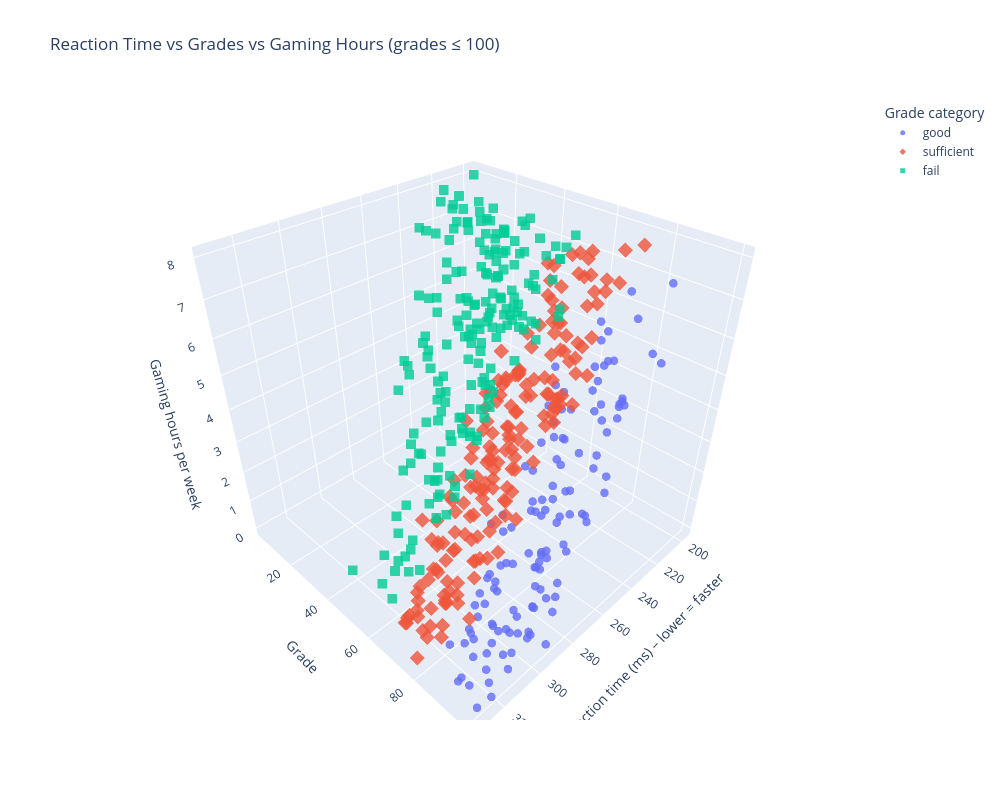

The code cell stored with this chart in its notebook:
### Markdown cell above
## Gaming and response time

Spending more time gaming will reduce grades, but may improve response times which in turn will improve eduaction performance.

### Code cell
#| class: col-page-right

%run plots/gaming_stats_3d.ipynb

### Figure 1 — Plotly figure (JSON) as saved in the notebook; plotly's stock layout.template omitted (floating-point values rounded to 4 significant figures; data arrays with more than 128 entries replaced by an {"elided": "..."} marker saying what was removed)
{"data": [{"customdata": {"elided": "126x5 mixed values"}, "hovertemplate": "grade_category=%{customdata[4]}<br>reaction_time_ms=%{x}<br>grades=%{y}<br>gaming_hours=%{z}<br>student_id=%{customdata[0]}<br>age=%{customdata[1]}<br>gender=%{customdata[2]}<br>study_hours=%{customdata[3]}<extra></extra>", "legendgroup": "good", "marker": {"color": "#636efa", "opacity": 0.8, "size": 5, "symbol": "circle"}, "mode": "markers", "name": "good", "scene": "scene", "showlegend": true, "type": "scatter3d", "x": [255.5, 269.7, 248.8, 258.2, 304.4, 257.1, 262.1, 258.6, 275.4, 297.7, 263.1, 325.0, 271.8, 293.4, 290.9, 252.5, 314.3, 296.1, 280.6, 263.5, 324.1, 285.4, 256.9, 287.5, 293.8, 278.0, 291.0, 293.1, 221.1, 268.2, 266.6, 248.5, 299.8, 289.9, 310.6, 292.2, 302.1, 309.5, 322.7, 303.3, 318.2, 242.1, 285.0, 266.6, 293.7, 277.0, 314.0, 302.2, 317.1, 251.0, 278.6, 303.6, 257.7, 302.0, 329.5, 304.9, 282.1, 309.2, 244.8, 297.6, 321.8, 273.2, 280.8, 244.1, 261.5, 226.8, 324.9, 245.3, 309.2, 258.6, 253.6, 309.9, 274.4, 271.9, 310.7, 286.7, 289.8, 289.9, 296.3, 305.8, 238.0, 284.3, 331.3, 239.8, 266.6, 300.8, 241.1, 286.7, 268.8, 282.1, 285.4, 244.1, 300.0, 243.8, 267.7, 242.1, 305.9, 299.8, 290.4, 288.4, 304.2, 276.0, 263.8, 312.2, 284.8, 318.4, 297.6, 288.2, 262.2, 257.0, 247.3, 263.3, 302.7, 284.1, 312.7, 274.2, 301.7, 303.4, 231.6, 270.1, 318.6, 233.3, 268.9, 330.2, 279.6, 294.4], "y": [91.9, 97.21, 94.53, 90.97, 84.61, 86.94, 80.76, 81.9, 91.21, 97.49, 80.03, 93.44, 90.6, 94.92, 94.12, 89.98, 87.32, 80.61, 91.27, 99.33, 100.0, 85.15, 89.02, 99.31, 96.94, 87.19, 91.22, 95.3, 83.74, 81.57, 86.21, 93.6, 83.31, 95.45, 91.7, 100.0, 88.46, 100.0, 100.0, 84.67, 97.05, 87.45, 92.31, 82.77, 83.7, 96.0, 100.0, 100.0, 100.0, 94.77, 83.73, 89.52, 93.23, 100.0, 92.56, 89.36, 86.28, 82.63, 84.12, 92.23, 97.34, 82.84, 89.73, 86.58, 82.19, 94.69, 94.78, 86.08, 97.96, 99.6, 93.36, 84.6, 88.37, 90.19, 86.31, 92.02, 100.0, 84.11, 87.61, 83.59, 99.5, 87.25, 95.12, 83.54, 84.51, 85.98, 81.18, 92.52, 97.68, 96.61, 99.26, 92.41, 84.56, 83.96, 83.08, 82.1, 96.02, 99.15, 81.21, 100.0, 87.89, 99.32, 85.22, 90.98, 100.0, 80.88, 87.65, 84.12, 87.79, 80.1, 93.19, 99.38, 99.28, 91.47, 84.43, 82.96, 92.4, 100.0, 94.08, 86.62, 86.95, 86.04, 97.6, 100.0, 91.09, 100.0], "z": [4.14, 3.17, 5.52, 6.16, 1.11, 4.03, 4.37, 4.28, 2.85, 1.58, 6.24, 0.03, 5.83, 2.46, 1.69, 5.36, 0.59, 1.45, 2.19, 4.18, 0.63, 4.54, 5.81, 1.52, 2.99, 2.95, 2.56, 2.47, 6.54, 5.45, 3.98, 5.02, 3.36, 1.62, 0.58, 0.16, 0.31, 1.48, 0.03, 1.92, 1.97, 6.11, 3.67, 5.0, 2.9, 3.43, 0.51, 1.04, 1.18, 5.45, 4.12, 2.64, 5.23, 1.94, 0.38, 1.87, 3.48, 0.17, 6.57, 0.86, 0.73, 4.67, 2.06, 6.12, 5.18, 7.84, 1.14, 6.02, 0.64, 5.91, 4.79, 1.33, 3.76, 2.84, 1.1, 4.01, 1.17, 2.89, 0.0, 1.46, 6.37, 3.35, 0.83, 6.65, 2.87, 1.77, 5.7, 2.18, 4.51, 4.31, 3.07, 5.37, 0.17, 4.67, 6.02, 6.9, 1.77, 1.75, 3.13, 2.06, 1.84, 3.59, 4.56, 0.25, 2.88, 0.13, 2.33, 1.66, 3.14, 5.42, 5.35, 3.71, 0.9, 1.75, 0.64, 2.69, 0.52, 1.2, 6.25, 4.28, 0.65, 7.54, 2.97, 0.11, 1.9, 1.86]}, {"customdata": {"elided": "179x5 mixed values"}, "hovertemplate": "grade_category=%{customdata[4]}<br>reaction_time_ms=%{x}<br>grades=%{y}<br>gaming_hours=%{z}<br>student_id=%{customdata[0]}<br>age=%{customdata[1]}<br>gender=%{customdata[2]}<br>study_hours=%{customdata[3]}<extra></extra>", "legendgroup": "sufficient", "marker": {"color": "#EF553B", "opacity": 0.8, "size": 5, "symbol": "diamond"}, "mode": "markers", "name": "sufficient", "scene": "scene", "showlegend": true, "type": "scatter3d", "x": {"elided": "179 float values"}, "y": {"elided": "179 float values"}, "z": {"elided": "179 float values"}}, {"customdata": {"elided": "195x5 mixed values"}, "hovertemplate": "grade_category=%{customdata[4]}<br>reaction_time_ms=%{x}<br>grades=%{y}<br>gaming_hours=%{z}<br>student_id=%{customdata[0]}<br>age=%{customdata[1]}<br>gender=%{customdata[2]}<br>study_hours=%{customdata[3]}<extra></extra>", "legendgroup": "fail", "marker": {"color": "#00cc96", "opacity": 0.8, "size": 5, "symbol": "square"}, "mode": "markers", "name": "fail", "scene": "scene", "showlegend": true, "type": "scatter3d", "x": {"elided": "195 float values"}, "y": {"elided": "195 float values"}, "z": {"elided": "195 float values"}}], "layout": {"height": 800, "legend": {"title": {"text": "Grade category"}, "tracegroupgap": 0}, "scene": {"domain": {"x": [0, 1], "y": [0, 1]}, "xaxis": {"title": {"text": "Reaction time (ms) – lower = faster"}}, "yaxis": {"title": {"text": "Grade"}}, "zaxis": {"title": {"text": "Gaming hours per week"}}}, "title": {"text": "Reaction Time vs Grades vs Gaming Hours (grades ≤ 100)"}, "width": 1000}}
